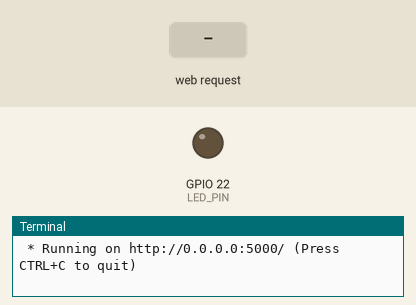
This program was run on a simulated Raspberry Pi (BCM pin numbers). Parts: output pins drawn as LEDs (lit = HIGH), the last lines printed to the terminal. The inputs (shaded band) are chosen by the test bench. The clock reads 2024-03-15 10:24:30 at power-on unless the program sets it.

Above: at 1.2 s.
1.3 s: HTTP request for /led/on received
At 2.6 s:
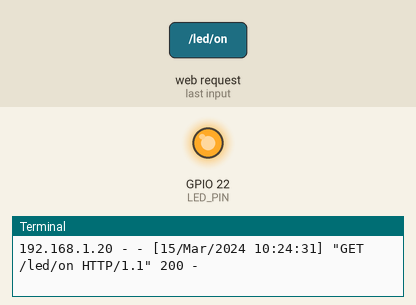
4.3 s: HTTP request for /led/off received
At 4.9 s:
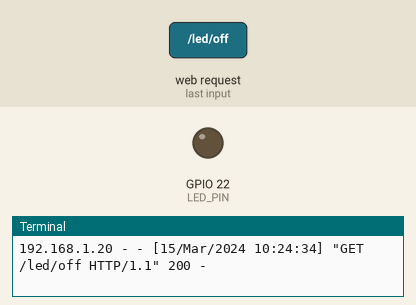
Timing chart, 0 to 7.3 s (numbered marks = the images above; inputs shaded):
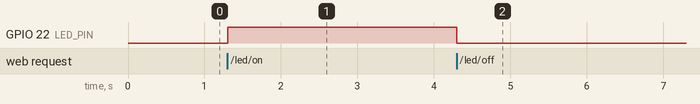

The program:

flask_led.py
```python
from flask import Flask
import RPi.GPIO as GPIO

LED_PIN = 22

app = Flask(__name__)

GPIO.setmode(GPIO.BCM)
GPIO.setup(LED_PIN, GPIO.OUT)

@app.route("/")
def home():
    return '''
        <p>Hello, Flask!</p>
        <a href="/led/on">LED ON</a>
        <a href="/led/off">LED OFF</a>
    '''

@app.route("/led/<op>")
def led_op(op):
    if op == "on":
        GPIO.output(LED_PIN, GPIO.HIGH)
        return '''
            <p>LED ON</p>
            <a href = "/">Go Home</a>
        '''
    elif op == "off":
        GPIO.output(LED_PIN, GPIO.LOW)
        return '''
            <p>LED OFF</p>
            <a href="/">Go Home</a>
        '''

if __name__ == "__main__":
    try:
        app.run(host="0.0.0.0")
    finally:
        GPIO.cleanup()
```

Measured:
- after the input at 1.3 s, GPIO 22 (LED_PIN): LOW → HIGH at once
- after the input at 4.3 s, GPIO 22 (LED_PIN): HIGH → LOW at once
